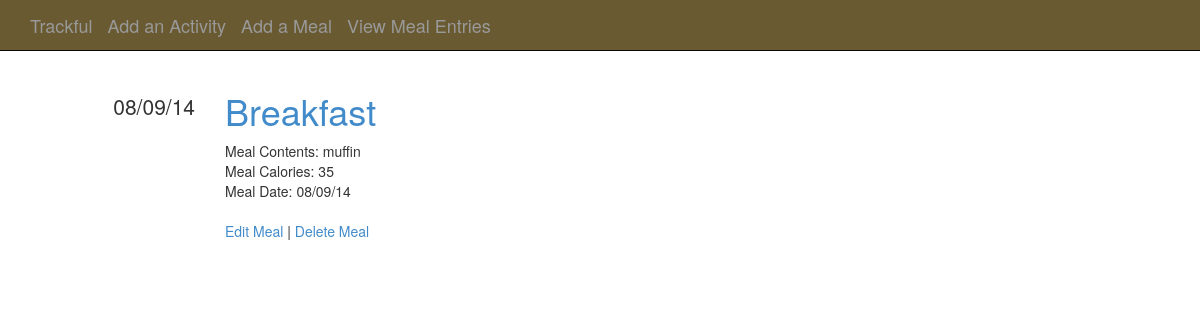
Page /meals/show/Breakfast on the earlier database version.
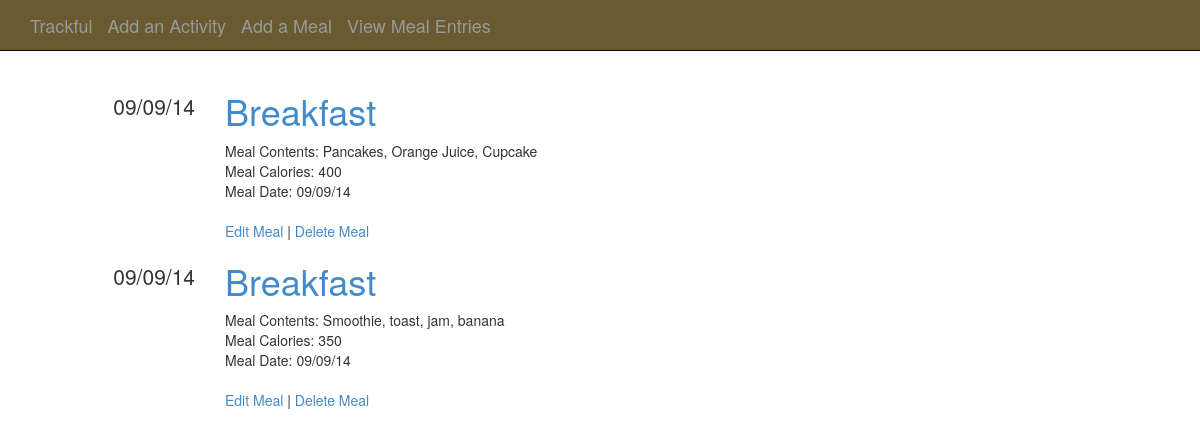
Same page on the later database version.
### tracky/models.py (models this page shows)
class Meal(Base):
    __tablename__ = 'meal'
    meal_id = Column(Integer, Sequence('meal_id_sequence'), primary_key=True)
    meal = Column(String(1024))
    contents = Column(String(1024))
    calories = Column(Integer)
    entry_date = Column(DateTime, default=datetime.datetime.now)

### tracky/views.py (the view)
@app.route('/meals/show/<string:meal_type>')
def view_by_meal(meal_type=None):
    meals = session.query(Meal).filter(Meal.meal == meal_type)
    meals = meals.order_by(Meal.entry_date.desc())
    meals = meals.all()
    return render_template('meals.html',
                           meals=meals
    )

### tracky/filters.py (called while the page is built)
@app.template_filter()
def dateformat(date, format):
    if not date:
        return None
    return date.strftime(format)

### tracky/templates/meals.html
{% extends "base.html" %}
{% import "macros.html" as macros %}
{% block content %}
{% for meal in meals %}
{{ macros.render_meal(meal) }}
{% endfor %}
{% endblock %}

### tracky/templates/base.html (shortened to what this page needs)
<!DOCTYPE html>
<html lang="en">
    <head>
        <link rel="stylesheet" href="{{ url_for('static', filename='css/main.css') }}">
         <link rel="stylesheet" href="{{ url_for('static', filename='css/base.css') }}">
    </head>
    <body>
        <div class="navbar navbar-inverse navbar-static-top" role="navigation">
            <div class="container">
                <div class="navbar-header">
                    <a class="navbar-brand" href="{{ url_for('entries') }}">Trackful</a>
                    <a class="navbar-brand" href="{{ url_for('add_activity') }}">Add an Activity</a>
                    <a class="navbar-brand" href="{{ url_for('add_meal') }}">Add a Meal</a>
                    <a class="navbar-brand" href="{{ url_for('meals') }}">View Meal Entries</a>
                </div>
                <div class="collapse navbar-collapse">
                </div>
            </div>
        </div>
        <div class="container">
            {% block content %}{% endblock %}
        </div>
    </body>
</html>

### tracky/templates/macros.html (shortened to what this page needs)
{% macro render_meal(meal) %}
<div class="row">
    <div class="col-md-2 text-right metadata">
        <ul class="list-unstyled">
            <li>
                {{ meal.entry_date | dateformat('%d/%m/%y') }}
            </li>
        </ul>
    </div>
    <div class="col-md-10">
        <h1>
             <a href="{{ url_for('view_by_meal', meal_type=meal.meal) }}"> {{ meal.meal }}</a>
        </h1>
                Meal Contents: {{ meal.contents }} <br>
                Meal Calories: {{ meal.calories }} <br>
                Meal Date: {{ meal.entry_date | dateformat('%d/%m/%y') }} <br><br>
                <a href="{{ url_for('edit_meal', meal_id = meal.meal_id) }}"> Edit Meal</a> |
                <a href="{{ url_for('delete_meal', meal_id = meal.meal_id) }}"> Delete Meal</a>
    </div>
</div>
{% endmacro %}

### tracky/static/css/main.css (style rules this page uses)
div.metadata { margin-top: 20px; font-size: 1.5em; }
div.navbar { text-align: center; }

Differences in the rows shown:
no longer on this page (row edited): Meal: entry_date "08/09/14", meal "Breakfast", contents "muffin", calories "35"
added Meal: entry_date "09/09/14", meal "Breakfast", contents "Pancakes, Orange Juice, Cupcake", calories "400"
added Meal: entry_date "09/09/14", meal "Breakfast", contents "Smoothie, toast, jam, banana", calories "350"
